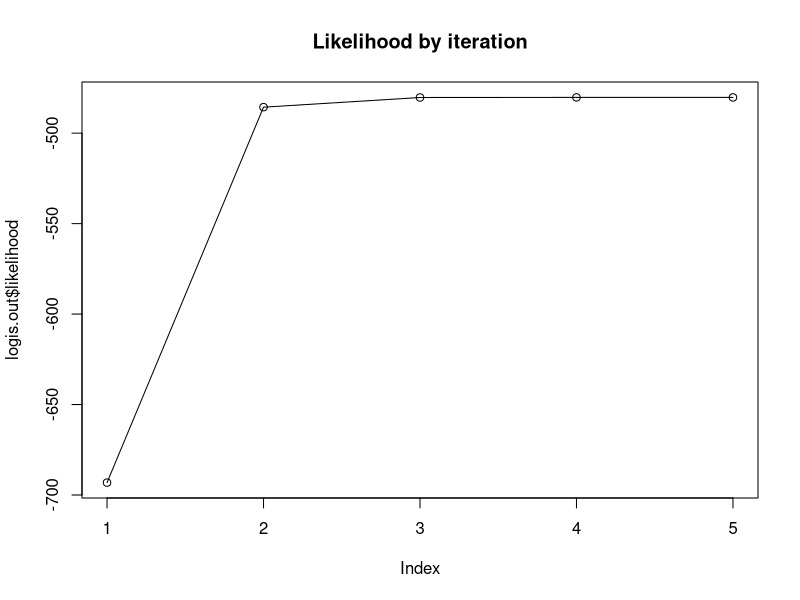
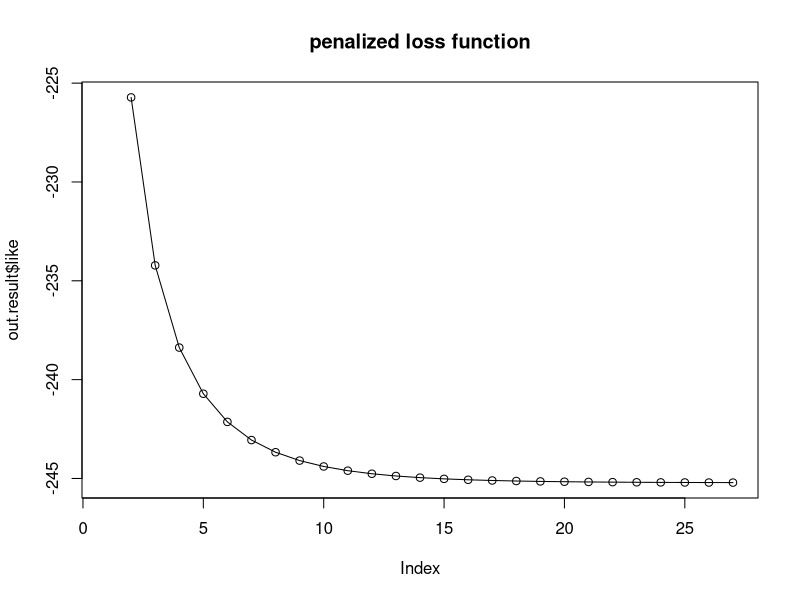
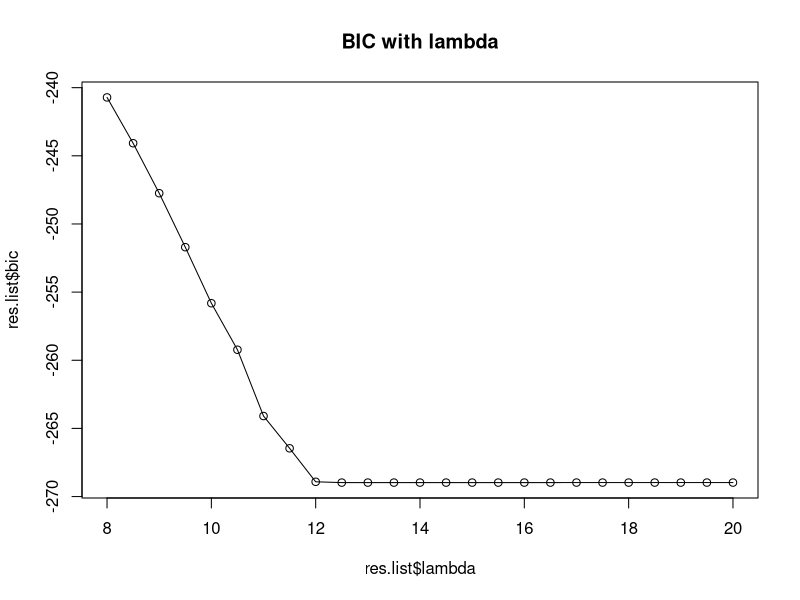

Write the R code that produced these figures, in order.
## ---- chunk 1
knitr::opts_chunk$set(echo = TRUE)
## ---- chunk 2
n=1000
p=10
x.mat=matrix(runif(n*p),ncol=p)
b.vec=1/(1:p)
xb.vec=drop(x.mat %*% b.vec)
p.vec=exp(xb.vec)/(1+exp(xb.vec))
y.vec=rbinom(n,1,p.vec)
## ---- chunk 3
like.fun=function(y.vec,x.mat,b.vec){
  xb.vec=x.mat %*% b.vec
  p.vec=exp(xb.vec)/(1+exp(xb.vec))
  like=sum(y.vec*log(p.vec)+(1-y.vec)*log(1-p.vec))
  return(like)
}
## ---- chunk 4

## ---- chunk 5
first.dev.fun=function(y.vec,x.mat,b.vec){
  xb.vec=x.mat %*% b.vec
  p.vec=exp(xb.vec)/(1+exp(xb.vec))
  grad=-(t(x.mat) %*% (y.vec-p.vec))
  return(grad)
}
## ---- chunk 6
sec.dev.fun=function(x.mat,b.vec){
  xb.vec=x.mat %*% b.vec
  p.vec=drop(exp(xb.vec)/(1+exp(xb.vec)))
  hess = t(x.mat) %*% diag(p.vec*(1-p.vec)) %*% x.mat
  return(hess)
}
## ---- chunk 7
logis.fun=function(y.vec,x.mat,iter.max=1000,eps=1e-6,iter.print=F){
  b.vec=rep(0,ncol(x.mat))
  like.val=NULL
  for (iter in 1:iter.max){
    bef.b.vec=b.vec
    like.val[iter]=like.fun(y.vec,x.mat,bef.b.vec)
    if (iter.print==T){print(paste0("iteration : ",iter," / LL: ",like.val[iter]))}
    fst.dev.val=first.dev.fun(y.vec,x.mat,bef.b.vec)
    sec.dev.val=sec.dev.fun(x.mat,bef.b.vec)
    b.vec=bef.b.vec-(solve(sec.dev.val) %*% fst.dev.val)
    
    if(like.fun(y.vec,x.mat,b.vec)-like.val[iter]<eps){break}
  }
  if (iter.print==T){list(likelihood=like.val,coefs=b.vec)} else{return(drop(b.vec))}
}
## ---- chunk 8
logis.out=logis.fun(y.vec,x.mat,iter.print = T)
## ---- chunk 9
plot(logis.out$likelihood,type="o",main="Likelihood by iteration")
## ---- chunk 10
logis.out$coefs
## ---- chunk 11
xy.dat=as.data.frame(cbind(y.vec,x.mat))
coef(glm(y.vec~.-1,data=xy.dat,family="binomial"))
## ---- chunk 12
library(Matrix)
n=20
m=20

x.mat=cbind(rep(1,n*m))
b.vec=c(1)
design.z=list()
for (j in 1:m){
  design.z[[j]]=rep(1,n)
}
z.mat=as.matrix(.bdiag(design.z))
del.vec=c(rep(0,17),rep(-3,3))
  
grp.index=NULL
for (i in 1:m){
  grp.index=c(grp.index,rep(i,n))
}

set.seed(12345)
exp.vec=exp(x.mat %*% b.vec+z.mat %*% del.vec)
p.vec=exp.vec/(1+exp.vec)
y.vec=rbinom(n*m,1,p.vec)
## ---- chunk 13
pen.like.fun=function(y.vec,x.mat,z.mat,b.vec,del.vec,lambda){
  p=ncol(x.mat)
  xb.vec=x.mat %*% b.vec
  zdel.vec=z.mat %*% del.vec
  p.vec=exp(xb.vec+zdel.vec)/(1+exp(xb.vec+zdel.vec))
  pen=lambda*sqrt(t(del.vec) %*% diag(rep(p,m)) %*% del.vec)
  lik=sum(y.vec*log(p.vec)+(1-y.vec)*log(1-p.vec))
  like=lik+pen
  return(like)
}
## ---- chunk 14
logis.outlier.func = function(y.vec, x.mat, z.mat, grp.index, lambda, iter.max = 1000, 
    eps = 10^-4, view.iter = F) {
    require(Matrix)
    p = ncol(x.mat)
    
    ### step 1. median b0hat
    b.vec.est = NULL
    like = NULL
    for (i in 1:m) {
        b.vec.est[i] = logis.fun(y.vec[which(grp.index == i)], as.matrix(x.mat[which(grp.index == 
            i), ]))
    }
    b.est = median(b.vec.est)
    exp.vec = exp(x.mat %*% b.est + z.mat %*% c(b.vec.est - b.est))
    p.vec = exp.vec/(1 + exp.vec)
    ##### 3 step 2. original delta w.mat
    p.grp.list = list()
    for (j in 1:m) {
        p.grp.list[[j]] = diag(p.vec[which(grp.index == j)] * (1 - p.vec[which(grp.index == 
            j)]))
    }
    w.mat = as.matrix(.bdiag(p.grp.list))
    ## q value
    q.vec = log(p.vec/(1 - p.vec)) - z.mat %*% rep(b.est, m) + solve(w.mat) %*% 
        (y.vec - p.vec)
    ## original delta
    del.0 = solve(t(z.mat) %*% w.mat %*% z.mat) %*% t(z.mat) %*% w.mat %*% q.vec
    old.del.up = del.0
    # iter=2
    for (iter in 1:iter.max) {
        if (iter > 1) {
            like[iter] = pen.like.fun(y.vec, x.mat, z.mat, b.est, del.vec = old.del.up, 
                lambda = lambda)
            if (view.iter == T) {
                print(paste0("iter: ", iter, " / ", "penalized-like: ", like[iter]))
            }
        }
        exp.vec.2 = exp(x.mat %*% b.est + z.mat %*% old.del.up)
        p.vec.2 = exp.vec.2/(1 + exp.vec.2)
        ## lamb.mat
        lamb.mat = lambda * sqrt(p) * diag(drop(1/abs(old.del.up)))
        lamb.mat[lamb.mat >= 1e+05] = 1e+05
        ## w.mat.update
        p.grp.list.2 = list()
        
        for (j in 1:m) {
            p.grp.list.2[[j]] = diag(p.vec.2[which(grp.index == j)] * (1 - p.vec.2[which(grp.index == 
                j)]))
        }
        w.mat.2 = as.matrix(.bdiag(p.grp.list.2))
        ## q value update
        q.vec.2 = log(p.vec.2/(1 - p.vec.2)) - z.mat %*% rep(b.est, m) + solve(w.mat.2) %*% 
            (y.vec - p.vec.2)
        ## delta.update
        del.up = solve(t(z.mat) %*% w.mat.2 %*% z.mat + lamb.mat) %*% (t(z.mat) %*% 
            w.mat.2 %*% q.vec.2)
        
        # del.up[abs((b.est+drop(del.up))-b.est)< 10^-5]=0 step 4. check convergence
        if (sum(abs(del.up - old.del.up))/sum(abs(del.up)) < eps) {
            break
        } else {
            old.del.up = del.up
        }
    }
    del.up[abs(del.up) < 10^-4] = 0
    dlam = sum(as.numeric(abs(del.up) > 0)) + sum((abs(del.up)/abs(del.0)) * 
        (p - 1))
    # like.notpen=like.fun.2(y.vec,x.mat,z.mat,b.est,del.vec=del.up)
    bic = like[iter] + (1/2) * dlam * log(n)
    return(list(like = like, bic = bic, del.hat = del.up))
}
## ---- chunk 15
out.result=logis.outlier.func(y.vec,x.mat,z.mat,grp.index,lambda=8,iter.max=1000,eps=10^-4,view.iter=T)
## ---- chunk 16
plot(out.result$like,type="o",main="penalized loss function")
## ---- chunk 17
out.result$del.hat
## ---- chunk 18
res.list=data.frame(lambda=NA,bic=NA)
lamb.set=seq(8,20,0.5)
lamb.set
## ---- chunk 19
for (lamb in 1:length(lamb.set)){
  tun.obj=logis.outlier.func(y.vec,x.mat,z.mat,grp.index,lambda=lamb.set[lamb],iter.max=1000,eps=10^-4)
  res.list[lamb,1]=lamb.set[lamb]
  res.list[lamb,2]=tun.obj$bic
}
res.list$bic
## ---- chunk 20
plot(res.list$lambda,res.list$bic,main="BIC with lambda",type="o")
## ---- chunk 21
res.list$lambda[which.min(res.list$bic)]
## ---- chunk 22
out.result$del.hat
## ---- chunk 23
out.result$del.hat==0
